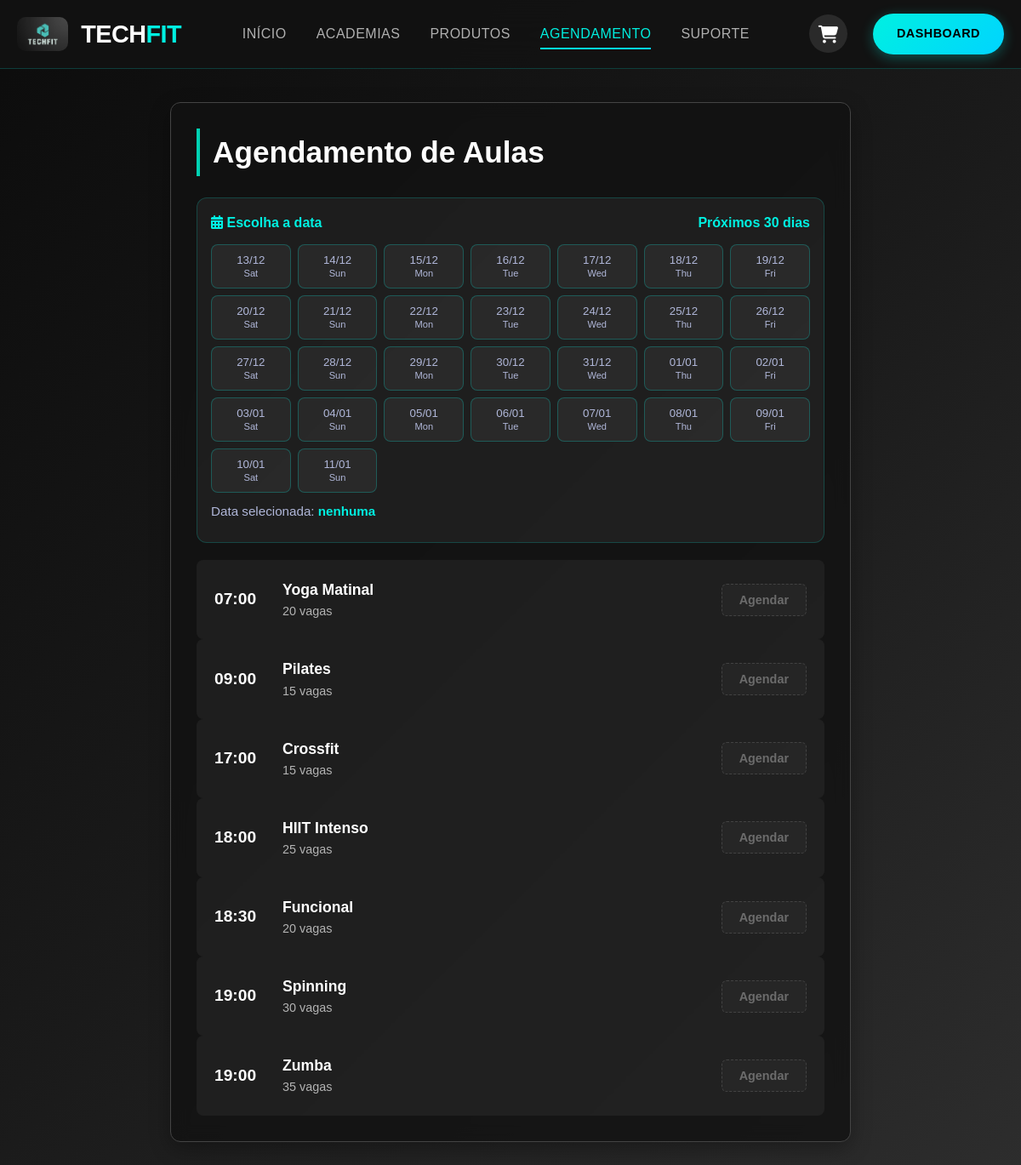
The page /view/agendamento.php (signed in) on the database its author committed.
### tables this page shows
CREATE TABLE aulas (
    id_aula INT AUTO_INCREMENT PRIMARY KEY,
    nome_aula VARCHAR(200) NOT NULL,
    dia_semana ENUM('Segunda', 'Terça', 'Quarta', 'Quinta', 'Sexta', 'Sábado', 'Domingo') NOT NULL,
    horario TIME NOT NULL,
    professor VARCHAR(200) NOT NULL,
    vagas_totais INT NOT NULL DEFAULT 20,
    vagas_ocupadas INT NOT NULL DEFAULT 0,
    descricao TEXT,
    status ENUM('ativa', 'cancelada') DEFAULT 'ativa',
    created_at TIMESTAMP DEFAULT CURRENT_TIMESTAMP,
    updated_at TIMESTAMP DEFAULT CURRENT_TIMESTAMP ON UPDATE CURRENT_TIMESTAMP
);

### view/agendamento.php (the view, shortened to what this page needs)
<?php
try {
    $conn = Connection::getInstance();
    $stmt = $conn->query('SELECT nome_aula, horario, vagas_totais, vagas_ocupadas, (vagas_totais - vagas_ocupadas) as vagas_disponiveis FROM aulas WHERE status = "ativa" ORDER BY horario');
    $grade_aulas = $stmt->fetchAll(PDO::FETCH_ASSOC);
    $grade_aulas = array_map(function($aula) {
        return [
            'horario' => date('H:i', strtotime($aula['horario'])),
            'nome' => $aula['nome_aula'],
            'vagas' => $aula['vagas_disponiveis']
        ];
    }, $grade_aulas);
} catch (Exception $e) {
    $grade_aulas = [];
}
$diasDisponiveis = [];
$hoje = new DateTime();
for ($i = 0; $i < 30; $i++) {
    $data = clone $hoje;
    $data->modify("+{$i} day");
    $diasDisponiveis[] = $data;
}
?>
<!DOCTYPE html>
<html lang="pt-BR">
<head>
    <link rel="stylesheet" href="assets/css/agendamento.css">
    <link rel="stylesheet" href="https://cdnjs.cloudflare.com/ajax/libs/font-awesome/6.5.2/css/all.min.css">
</head>
<body>
    <header class="techfit-header">
        <div class="header-container">
            <a href="inicio.html" class="header-logo">
                <img src="assets/images/imagens/WhatsApp Image 2025-10-02 at 15.15.22.jpeg"
                     alt="TechFit - Academia Inteligente"
                     class="logo-image">
                <div class="logo-text">TECH<span>FIT</span></div>
            </a>
            <nav class="main-navigation">
                <ul class="nav-links">
                    <li><a href="inicio.html" class="nav-link">Início</a></li>
                    <li><a href="pagina_1.html" class="nav-link">Academias</a></li>
                    <li><a href="produtos_loja.php" class="nav-link">Produtos</a></li>
                    <li><a href="agendamento.php" class="nav-link active">Agendamento</a></li>
                    <li><a href="suporte.html" class="nav-link">Suporte</a></li>
                </ul>
                <div class="header-cta">
                    <a href="dashboard_aluno.php" class="cta-button">Dashboard</a>
                </div>
            </nav>
        </div>
    </header>
    <main class="main-content">
        <section class="booking">
            <div class="section-header">
                <h2>Agendamento de Aulas</h2>
            </div>
            <div class="calendar-box">
                <div class="calendar-header">
                    <span><i class="fas fa-calendar-alt"></i> Escolha a data</span>
                    <span>Próximos 30 dias</span>
                </div>
                <div class="dias-grid">
                    <?php foreach ($diasDisponiveis as $dataObj): ?>
                        <?php $dataStr = $dataObj->format('Y-m-d'); ?>
                        <button type="button" class="dia-btn" data-data="<?php echo $dataStr; ?>">
                            <div><?php echo $dataObj->format('d/m'); ?></div>
                            <small><?php echo $dataObj->format('D'); ?></small>
                        </button>
                    <?php endforeach; ?>
                </div>
                <div class="selected-label">Data selecionada: <span id="data-selecionada-label">nenhuma</span></div>
            </div>
            <ul class="class-list">
                <?php foreach ($grade_aulas as $aula): ?>
                    <li class="class-item">
                        <span class="time"><?php echo $aula['horario']; ?></span>
                        <div class="class-details">
                            <h3 class="name"><?php echo htmlspecialchars($aula['nome']); ?></h3>
                            <p class="spots"><?php echo $aula['vagas'] > 0 ? $aula['vagas'] . ' vagas' : 'Esgotado'; ?></p>
                        </div>
                        <?php if ($aula['vagas'] > 0): ?>
                            <form method="POST" class="form-agendar">
                                <button type="submit" name="agendar_aula" class="schedule-btn" aria-disabled="true">Agendar</button>
                            </form>
                        <?php else: ?>
                            <button class="full-btn" disabled>LOTADO</button>
                        <?php endif; ?>
                    </li>
                <?php endforeach; ?>
            </ul>
        </section>
    </main>
</body>
</html>

### view/agendamento.php (style rules this page uses)
form { display: inline; }
.calendar-box { background: rgba(255,255,255,0.05); border: 1px solid rgba(0,240,225,0.2); border-radius: 12px; padding: 16px; margin-bottom: 20px; }
.calendar-header { display: flex; justify-content: space-between; align-items: center; color: #00F0E1; font-weight: 600; margin-bottom: 12px; }
.dias-grid { display: grid; grid-template-columns: repeat(auto-fill, minmax(90px, 1fr)); gap: 8px; }
.dia-btn { background: rgba(255,255,255,0.05); border: 1px solid rgba(0,240,225,0.25); color: #b0b7d9; padding: 10px 6px; border-radius: 8px; cursor: pointer; text-align: center; transition: all 0.2s ease; }
.selected-label { margin-top: 10px; color: #b0b7d9; font-size: 0.95rem; }
.selected-label span { color: #00F0E1; font-weight: 600; }
.schedule-btn.disabled { opacity: 0.55; cursor: not-allowed; background: #2b2b2b; border: 1px dashed rgba(255,255,255,0.25); color: #aaa; }

### rows shown on the page
aulas: horario "07:00", nome_aula "Yoga Matinal", vagas "20"
aulas: horario "09:00", nome_aula "Pilates", vagas "15"
aulas: horario "17:00", nome_aula "Crossfit", vagas "15"
aulas: horario "18:00", nome_aula "HIIT Intenso", vagas "25"
aulas: horario "18:30", nome_aula "Funcional", vagas "20"
aulas: horario "19:00", nome_aula "Spinning", vagas "30"
aulas: horario "19:00", nome_aula "Zumba", vagas "35"

### other values the page prints
$dataObj->format('d/m') "13/12"
$dataObj->format('D') "Sat"
$dataObj->format('d/m') "14/12"
$dataObj->format('D') "Sun"
$dataObj->format('d/m') "15/12"
$dataObj->format('D') "Mon"
$dataObj->format('d/m') "16/12"
$dataObj->format('D') "Tue"
$dataObj->format('d/m') "17/12"
$dataObj->format('D') "Wed"
$dataObj->format('d/m') "18/12"
$dataObj->format('D') "Thu"
$dataObj->format('d/m') "19/12"
$dataObj->format('D') "Fri"
$dataObj->format('d/m') "20/12"
